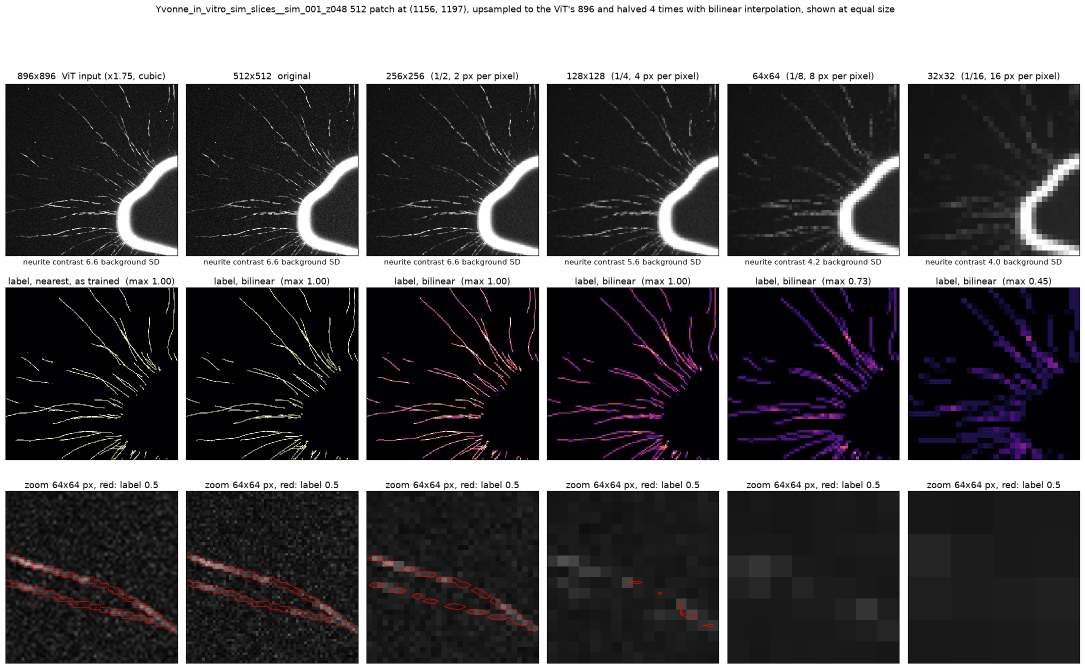
#> input picture rough/patch_downsampled.png, 2170 x 1337 px (shown at 1/2 size)
$ python -i drg_join_neurite_predictions.py   (imports and definitions only)
#> lines starting #> are read from the running program, lines starting #| are printed output that depends on the picture
#!/usr/bin/env python3
"""Reconnect fragmented neurite predictions using geometry and SMI ridge evidence.

The input prediction is never modified. Three outputs are produced: a directional
closing baseline, conservative endpoint bridging, and longer endpoint-to-endpoint paths
routed along image ridges. Ground-truth labels are deliberately not accepted by this tool.
"""

from __future__ import annotations

import argparse
import json
import math
from pathlib import Path

import cv2
import numpy as np
from scipy import ndimage
from scipy.spatial import cKDTree
from skimage.draw import line as raster_line
from skimage.filters import frangi
from skimage.graph import route_through_array
from skimage.morphology import skeletonize


NEIGHBOUR_KERNEL = np.ones((3, 3), dtype=np.uint8)
DEFAULT_MAX_GAP = 12.0
DEFAULT_MAX_ANGLE = 35.0
DEFAULT_MIN_SUPPORT = 0.08
DEFAULT_GUIDED_MAX_GAP = 22.0
DEFAULT_GUIDED_MAX_ANGLE = 25.0
DEFAULT_GUIDED_MAX_DETOUR = 1.15
DEFAULT_GUIDED_CORRIDOR_WIDTH = 2


# [31 lines left out: functions read_gray, crop, normalise, ridge_evidence, not called in this run]


def endpoints(skeleton: np.ndarray) -> np.ndarray:
    neighbours = ndimage.convolve(skeleton.astype(np.uint8), NEIGHBOUR_KERNEL, mode="constant")
    return np.argwhere(skeleton & (neighbours == 2))  # count includes the centre pixel


# [26 lines left out: function outward_tangent, not called in this run]


def line_pixels(a: np.ndarray, b: np.ndarray, shape: tuple[int, int]) -> tuple[np.ndarray, np.ndarray]:
    del shape  # endpoints already lie inside the prediction
    return raster_line(int(a[0]), int(a[1]), int(b[0]), int(b[1]))


# [173 lines left out: functions nearby_pairs, conservative_bridging, guided_endpoint_bridging, directional_closing, red_image, titled and 1 more, not called in this run]


def stats(original: np.ndarray, result: np.ndarray) -> dict[str, int]:
    skeleton = skeletonize(result)
    return {
        "foreground_pixels": int(result.sum()),
        "added_pixels": int((result & ~original).sum()),
        "components": int(ndimage.label(skeleton, structure=NEIGHBOUR_KERNEL)[1]),
        "endpoints": int(len(endpoints(skeleton))),
    }


# [99 lines left out: functions postprocess_prediction, parse_args, main, not called in this run]


# [2 lines not run here, left out]

>>> import cv2
>>> picture = cv2.imread('../../rough/patch_downsampled.png', cv2.IMREAD_GRAYSCALE)
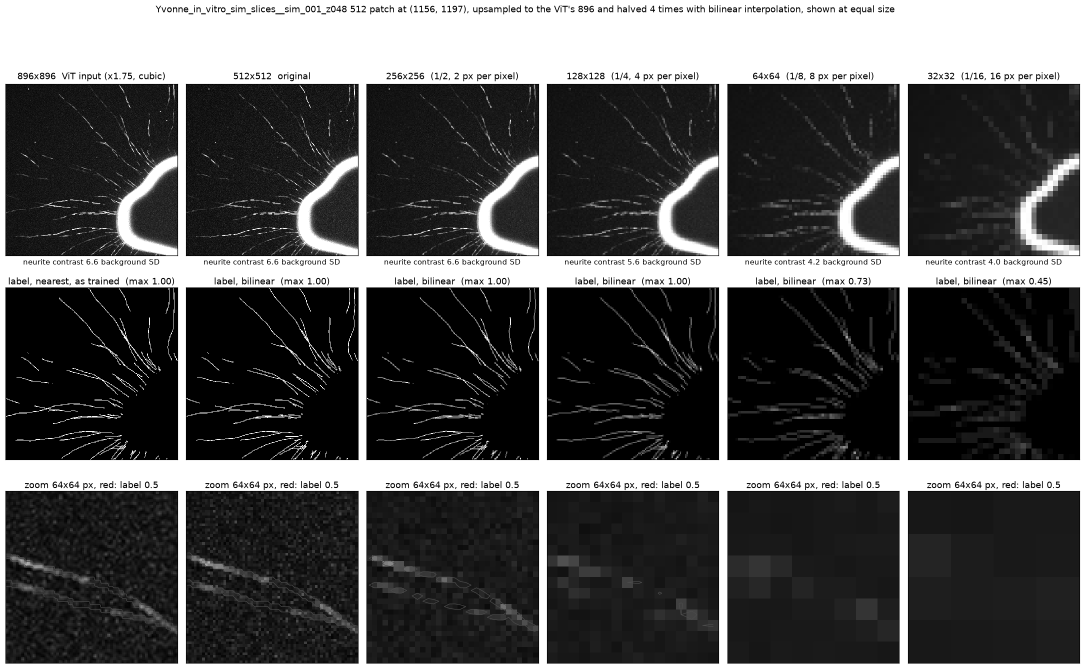
#> picture: shape (1337, 2170) (shown at 1/2 size); min 0, max 255, mean 83.4
>>> result = stats(picture, 'out.png')
#> (the run stopped early here; a loop or call above may not have finished)

$ run again, on rough/patch_context.png
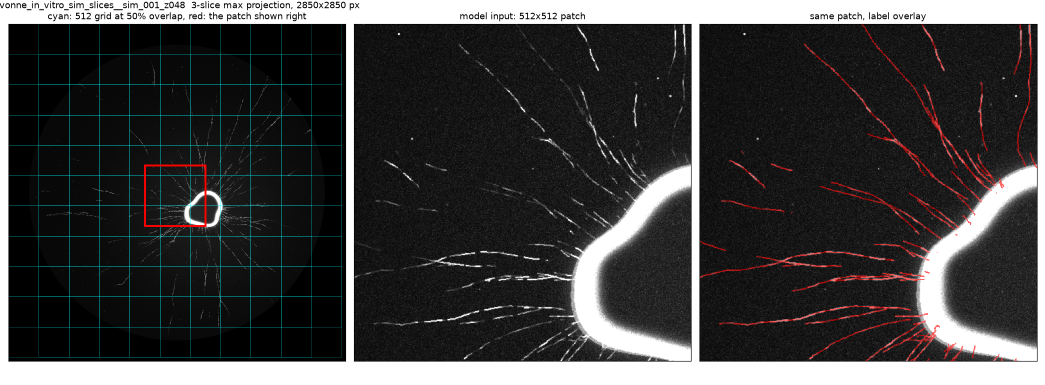
#> input picture rough/patch_context.png, 2090 x 770 px (shown at 1/2 size)
#> `picture = cv2.imread('../../rough/patch_downsampled.png', cv2.IMREAD_G..`:
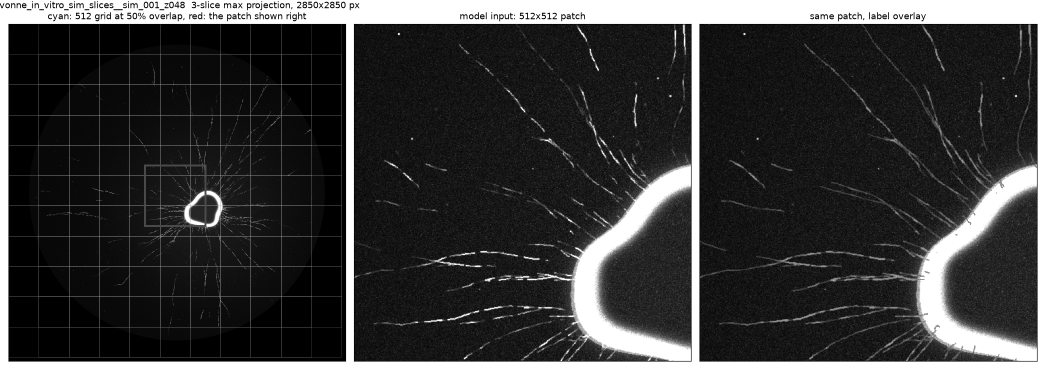
#> picture: shape (770, 2090) (shown at 1/2 size); min 0, max 255, mean 64.1
